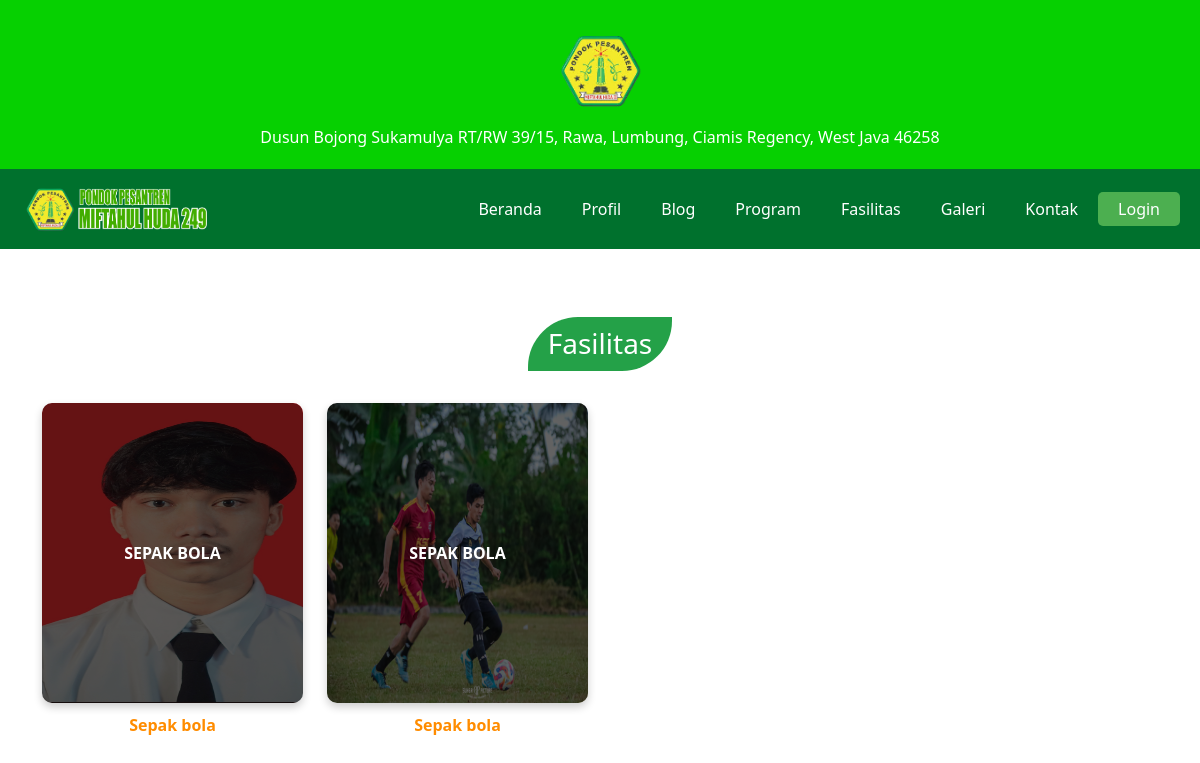
Page /fasilitas.php on the committed database.
### tables this page shows
CREATE TABLE `tb_fasilitas` (
  `id` int(11) NOT NULL,
  `nama_fasilitas` varchar(255) NOT NULL,
  `deskripsi` text NOT NULL,
  `image` varchar(255) NOT NULL
);

### fasilitas.php (the view, shortened to what this page needs)
<?php include 'includes/koneksi.php'?>
<?php include 'includes/header.php'?>
<div class="container mt-5 text-center">
    <h3 class="program-title">Fasilitas</h3>
    <div class="row mt-4">
        <?php
        $sql = "SELECT * FROM tb_fasilitas";
        $result = $conn->query($sql);
        if ($result->num_rows > 0) {
            while($row = $result->fetch_assoc()) {
                ?>
                <div class="col-md-3 mb-4">
                        <a href="detail_fasilitas.php?id=<?php echo $row['id']; ?>" class="text-decoration-none">
                        <div class="program-card">
                            <img src="assets/images/<?php echo $row['image']; ?>" class="program-image" alt="<?php echo $row['nama_fasilitas']; ?>" style="width: 300px; height: 300px;">
                            <div class="overlay">
                                <div class="text-overlay"><?php echo strtoupper($row['nama_fasilitas']); ?></div>
                            </div>
                        </div>
                        <p class="program-name"><?php echo $row['nama_fasilitas']; ?></p>
                        </a>
                </div>
                <?php
            }
        } else {
            echo "<p>Program tidak tersedia</p>";
        }
        ?>
    </div>
</div>

### assets/css/style.css (style rules this page uses)
body { font-family: "Poppins", sans-serif; }
.program-title { background-color: #24a148; color: white; padding: 10px 20px; display: inline-block; border-radius: 50px 0px; margin-top: 20px; }
.program-card { position: relative; overflow: hidden; border-radius: 10px; box-shadow: 0 4px 8px rgba(0, 0, 0, 0.2); }
.program-image { width: 100%; height: auto; border-radius: 10px; }
.overlay { position: absolute; top: 0; left: 0; width: 100%; height: 100%; background-color: rgba(0, 0, 0, 0.6); display: flex; justify-content: center; align-items: center; color: white; font-weight: bold; font-size: 1rem; text-align: center; }
.program-name { font-weight: bold; color: #ff8c00; margin-top: 10px; }

### rows in the picture
tb_fasilitas: image (picture), nama_fasilitas "SEPAK BOLA", nama_fasilitas "Sepak bola"
tb_fasilitas: image (picture), nama_fasilitas "SEPAK BOLA", nama_fasilitas "Sepak bola"
